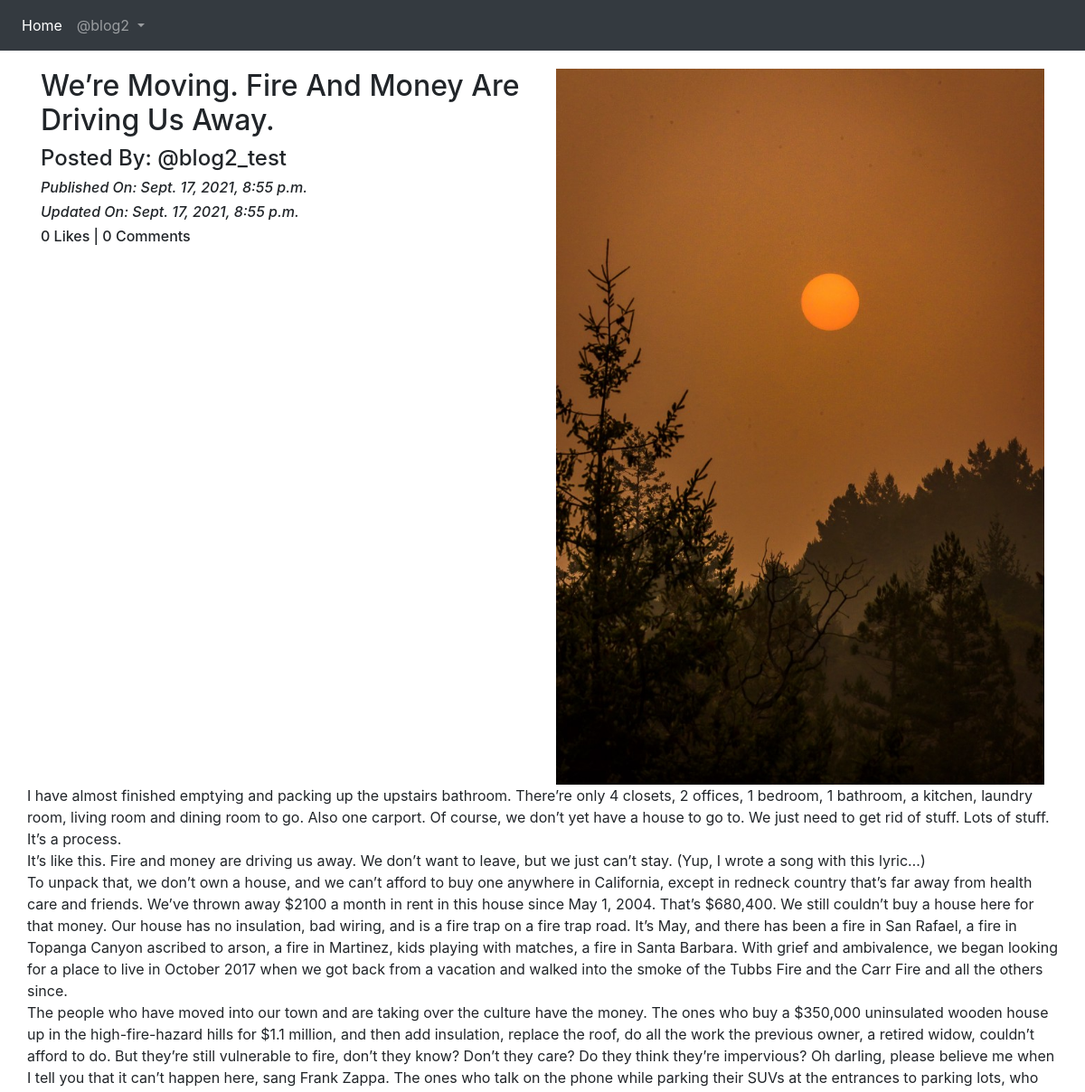
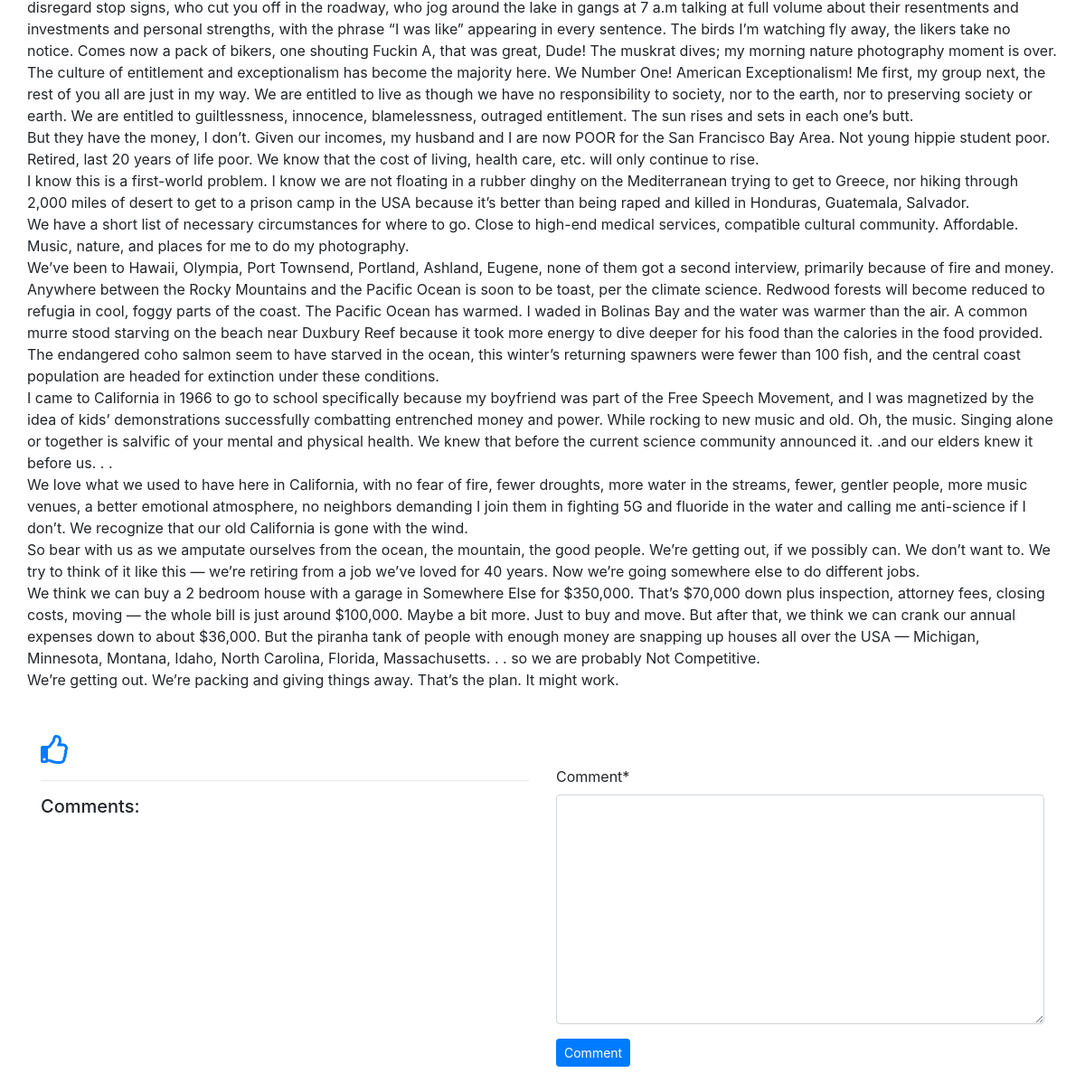
The app's page /blog/details/We’re-Moving.-Fire-And-Money-Are-Driving-Us-Away.-bfe55db7-bbfb-498b-8310-7bdca16ac8eb (signed in) with its own data (2 pictures, top to bottom).
### App_Blog/models.py (models this page shows, shortened)
class Blog(models.Model):
    author = models.ForeignKey(User, on_delete=models.CASCADE, related_name='post_author')
    blog_title = models.CharField(max_length=264, verbose_name="Put a Title")
    slug = models.SlugField(max_length=264, unique=True)
    blog_content = models.TextField(verbose_name="What is on your mind")
    blog_image = models.ImageField(upload_to = 'blog_images', verbose_name='Image')
    publish_date = models.DateTimeField(auto_now_add=True)
    update_date = models.DateTimeField(auto_now=True)
    class Meta:
        ordering = ['-publish_date',]

### App_Blog/views.py (the view, shortened to what this page needs)
# urls.py: path('details/<slug>', views.blog_details, name='blog_details'),
@login_required
def blog_details(request, slug):
    blog = Blog.objects.get(slug=slug)
    comment_form = CommentForm()
    already_liked = Likes.objects.filter(blog=blog, user=request.user)
    if already_liked:
        liked = True
    else:
        liked = False
    return render(request, 'App_Blog/blog_details.html', context={'blog':blog, 'comment_form':comment_form, 'liked':liked})

### App_Blog/forms.py
class CommentForm(forms.ModelForm):
    class Meta:
        model = Comment
        fields = ('comment',)

### templates/App_Blog/blog_details.html (shortened to what this page needs)
{% extends 'base.html' %}
{% load crispy_forms_tags %}
{% block body_block %}
<div class="row">
  <div class="col-sm-6">
    <h2>{{blog.blog_title}}</h2>
    <h4>Posted By: @{{blog.author}}</h4>
    <i><h6>Published On: {{blog.publish_date}}</h6></i>
    <i><h6>Updated On: {{blog.update_date}}</h6></i>
    <h6>{{blog.liked_blog.count}} Likes | {{blog.blog_comment.count}} Comments</h6>
  </div>
  <div class="col-sm-6">
    <img src="/media/{{blog.blog_image}}" alt="" width="100%">
  </div>
  <p>
    {{blog.blog_content|linebreaks}}
  </p>
</div>
{% if not liked %}
<a href="{% url 'App_Blog:liked_post' pk=blog.pk %}">
  <i class="far fa-thumbs-up fa-2x"></i>
</a>
{% else %}
<a href="{% url 'App_Blog:unliked_post' pk=blog.pk %}">
  <i class="far fa-thumbs-down fa-2x"></i>
</a>
{% endif %}
<div class="row">
  <div class="col-sm-6">
      <hr>
      <h5>Comments:</h5>
    </div>
    <div class="col-sm-6">
      <form class="" action="" method="POST">
        {{ comment_form|crispy }}
        <button type="submit" class="btn btn-primary btn-sm">Comment</button>
      </form>
    </div>
  </div>
</div>
<br>
<br>
{% endblock %}

### templates/base.html (shortened to what this page needs)
<!DOCTYPE html>
<html lang="en" dir="ltr">
  <head>
     <link rel="stylesheet" href="https://stackpath.bootstrapcdn.com/bootstrap/4.4.1/css/bootstrap.min.css">
     <link rel="stylesheet" href="https://use.fontawesome.com/releases/v5.15.4/css/all.css">
  </head>
  <body>
  <nav class="navbar navbar-expand-sm navbar-dark bg-dark">
    <ul class="navbar-nav">
      <li class="nav-item active">
        <a class="nav-link" href="{% url 'index' %}">Home</a>
      </li>
      {% if user.is_authenticated %}
      <div class="nav-item dropdown">
        <a class="nav-link dropdown-toggle" href="#" data-toggle="dropdown">
          @{{ user.username }}
        </a>
      </div>
      {% endif %}
    </ul>
  </nav>
<div class="container" style="padding-top:20px">
  {% block body_block %}
  {% endblock %}
  </body>
</html>

### records on screen
Blog: blog_title "We’re Moving. Fire And Money Are Driving Us Away.", author "blog2_test", publish_date "Sept. 17, 2021, 8:55 p.m.", update_date "Sept. 17, 2021, 8:55 p.m.", liked_blog.count "0", blog_comment.count "0", blog_image (picture), blog_content "I have almost finished emptying and packing up the upstairs bathroom. There’re only 4 closets, 2 offices, 1 bedroom, 1 bathroom, a kitchen, laundry room, living room and dining room to go. Also one carport. Of course, we don’t yet have a house to go to. We just need to get rid of stuff. Lots of stuff. It’s a process. It’s like this. Fire and money are driving us away. We don’t want to leave, but we just can’t stay. (Yup, I wrote a song with this lyric…) To unpack that, we don’t own a house, and we can’t afford to buy one anywhere in California, except in redneck country that’s far away from health care and friends. We’ve thrown away $2100 a month in rent in this house since May 1, 2004.…"

### other values on screen
{{ user.username }} "blog2"
